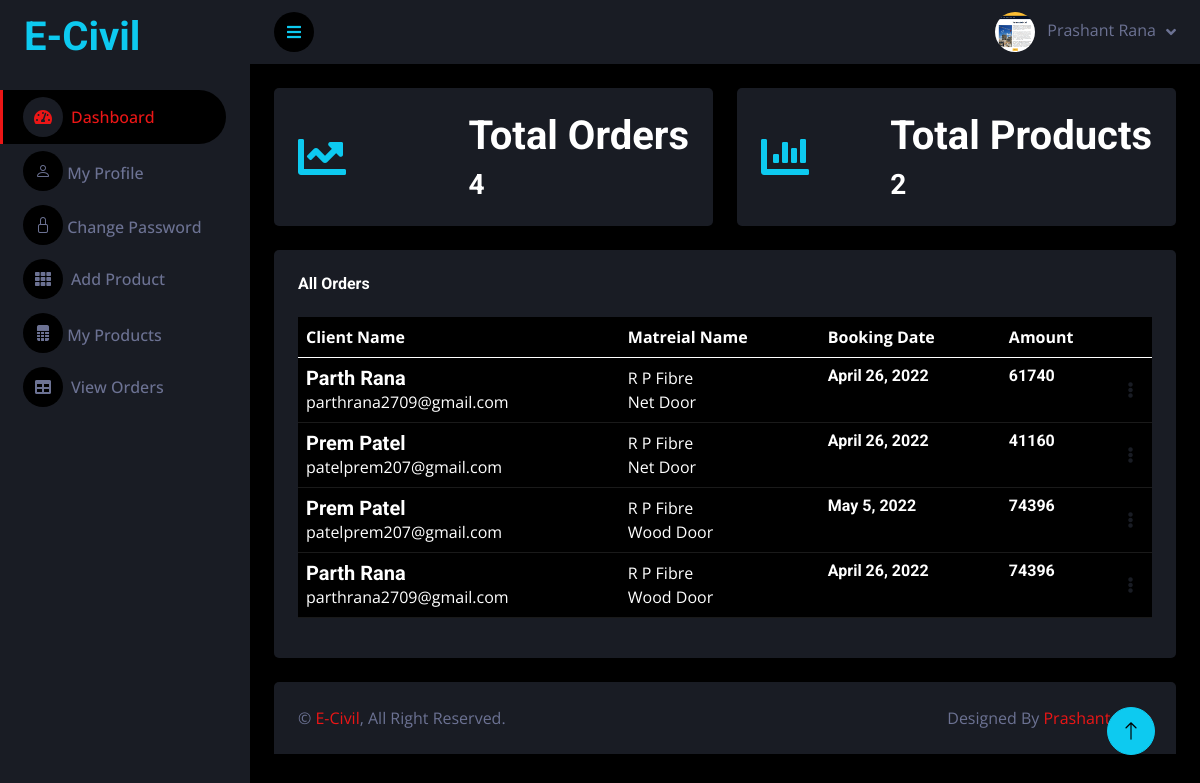
Before: /seller/Index/ (signed in) with the older database file.
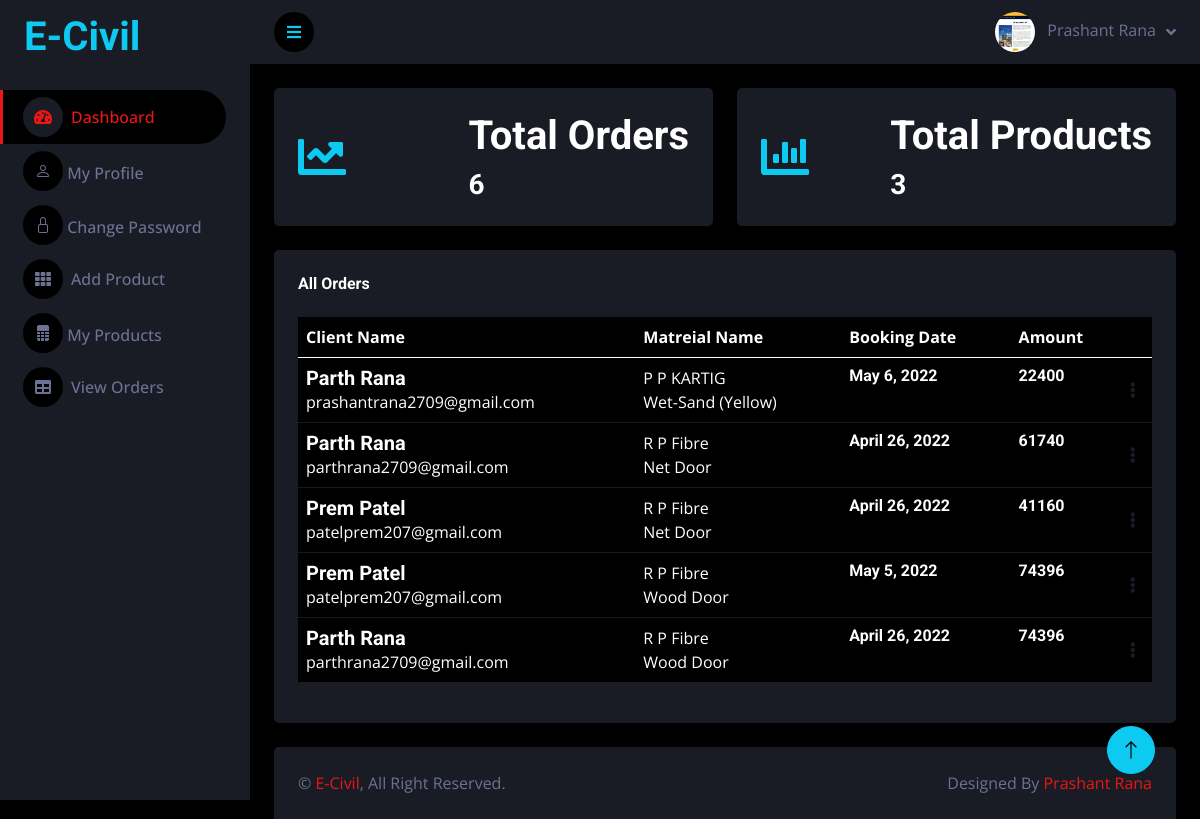
After: the same page with the newer database file.
### client/models.py (models this page shows, shortened)
class Booking(models.Model):
    service = models.ForeignKey(Service,on_delete=models.CASCADE)
    client = models.ForeignKey(ClientUser,on_delete=models.CASCADE)
    book_date = models.DateField(null=True,blank=True)
    amount = models.IntegerField(default=0)
    pay_id = models.CharField(max_length=30,null=True,blank=True)
    verify = models.BooleanField(default=False)
    pay_at = models.DateTimeField(auto_now_add = True)
    quantity = models.IntegerField(default=0)
    address = models.TextField(null=True,blank=True)
    status = models.BooleanField(default=False)
    action = models.BooleanField(default=False)
    sta = models.BooleanField(default=False)
    act = models.BooleanField(default=False)
    st = models.BooleanField(default=False)
    ac = models.BooleanField(default=False)

class ClientUser(models.Model):
    fname = models.CharField(max_length=100)
    lname = models.CharField(max_length=100)
    email = models.EmailField(unique=True)
    mobile = models.CharField(max_length=100)
    password = models.CharField(max_length=100)
    address = models.TextField()
    pic = models.FileField(upload_to='Clientprofile',default='avtar.png')
    country = models.CharField(max_length=10)
    state = models.CharField(max_length=10)
    district = models.CharField(max_length=20)
    pincode = models.CharField(max_length=20)

### seller/models.py (models this page shows, shortened)
class Service(models.Model):
    mat = [('Cement','Cement'),('Plumbing','Plumbing'),('Painting','Painting'),('Furniture','Furniture'),('TextTile','TextTile')]
    cntry = [('India','India')]
    stat = [('Gujarat','Gujarat'),('Goa','Goa'),('Delhi','Delhi'),('Rajsthan','Rajsthan')]
    provider = models.ForeignKey(User,on_delete=models.CASCADE)
    shopname = models.CharField(max_length=100,null=True,blank=True)
    typematerial = models.CharField(max_length=100, choices=mat)
    country = models.CharField(max_length=10,null=True,blank=True,choices=cntry)
    state = models.CharField(max_length=10,null=True,blank=True,choices=stat)
    district = models.CharField(max_length=100,null=True,blank=True)
    pincode = models.CharField(max_length=100,null=True,blank=True)
    mname = models.CharField(max_length=100,null=True,blank=True)
    mimage = models.FileField(upload_to='materialimage',blank=True,null=True)
    price = models.IntegerField(blank=True,null=True)
    weights = models.IntegerField(blank=True,null=True)
    nomc = models.IntegerField(blank=True,null=True)
    proddesc = models.TextField(null=True,blank=True)
    acitive = models.BooleanField(default=True)
    status = models.BooleanField(default=False)
    action = models.BooleanField(default=False)
    sta = models.BooleanField(default=False)
    act = models.BooleanField(default=False)

### seller/views.py (the view)
# urls.py: path('', views.client_index,name='client-index'),
def index(request):
    try:
        uid = User.objects.get(email=request.session['email'])
        orders = Booking.objects.filter(service__provider = uid,verify=True)
        count = 0
        for i in orders:
            count = count+1
        services = Service.objects.filter(provider=uid)
        scount = 0
        for j in services:
            scount = scount+1
        bookings = Booking.objects.filter(service__provider = uid,verify=True)[:5:-1]
        return render(request,'index.html',{'uid':uid,'count':count,'scount':scount,'bookings':bookings})
    except:
        return render(request,'signin.html',{'msg':'Session has expired'})

### seller/templates/index.html (shortened to what the changed rows need)
{% extends 'blank.html' %}
{% load static %}
{% block content %}
            <div class="container-fluid pt-4 px-4">
                <div class="row g-4">
                    <div class="col-sm-6 col-xl-6">
                        <div class="bg-secondary rounded d-flex align-items-center justify-content-between p-4">
                            <div class="ms-3">
                                <h1 class="mb-2">Total Orders</h1>
                                <h3 class="mb-0">{{count}}</h3>
                            </div>
                        </div>
                    </div>
                    <div class="col-sm-6 col-xl-6">
                        <div class="bg-secondary rounded d-flex align-items-center justify-content-between p-4">
                            <div class="ms-3">
                                <h1 class="mb-2">Total Products</h1>
                                <h3 class="mb-0">{{scount}}</h3>
                            </div>
                        </div>
                    </div>
                </div>
            </div>
            <div class="container-fluid pt-4 px-4">
                <div class="row g-4">
                    <div class="col-sm-12 col-xl-12">
                        <div class="bg-secondary rounded h-100 p-4">
                            <table class="table table-dark">
                                <thead>
                                    <tr>
                                        <th scope="col">Client Name</th>
                                        <th scope="col">Matreial Name</th>
                                        <th scope="col">Booking Date</th>
                                        <th scope="col">Amount</th>
                                        <th scope="col"></th>
                                    </tr>
                                </thead>
                                <tbody>
                                  {% for one in bookings %}
                                    <tr>
                                        <td>
                                            <div class="d-flex flex-column justify-content-center">
                                                <h5 class="mb-0 text-sm">{{one.client.fname}} {{one.client.lname}}</h5>
                                            <p class="mb-0 text-sm">{{one.client.email}}</p>
                                            </div>
                                        </td>
                                        <td>
                                            <div class="d-flex flex-column justify-content-center">
                                              <p class="text-xs font-weight-bold mb-0">{{one.service.shopname}}</p>
                                              <p class="mb-0 text-sm">{{one.service.mname}}</p>
                                            </div>
                                        </td>
                                        <td>
                                            <div class="d-flex flex-column justify-content-center">
                                                <h6 class="mb-0 text-sm">{{one.book_date}}</h6>
                                            </div>
                                        </td>
                                        <td>
                                            <div class="d-flex flex-column justify-content-center">
                                                <h6 class="mb-0 text-sm">{{one.amount}}</h6>
                                            </div>
                                        </td>
                                        <td class="align-middle">
                                          <a class="cursor-pointer" id="dropdownTable" data-bs-toggle="dropdown" aria-expanded="false">
                                            <i class="fa fa-ellipsis-v text-secondary"></i>
                                          </a>
                                        </td>
                                    </tr>
                                {% endfor %}
                                </tbody>
                            </table>
                        </div>
                    </div>
                </div>
            </div>
{% endblock %}

Changed rows visible on the page:
added Booking: client.fname "Parth", client.lname "Rana", client.email "prashantrana2709@gmail.com", service.shopname "P P KARTIG", service.mname "Wet-Sand (Yellow)", book_date "May 6, 2022", amount "22400"
Other visible differences:
{{ count }}: "4" → "6"
{{ scount }}: "2" → "3"
